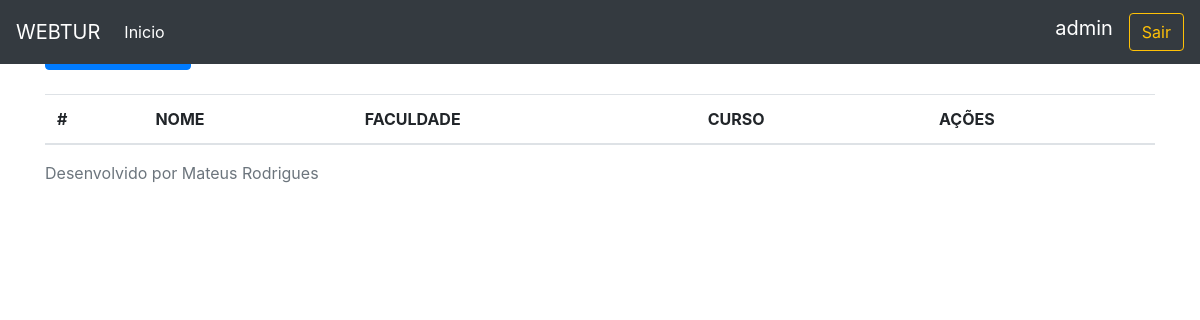
The page /estudante/ (signed in) on the database as committed earlier.
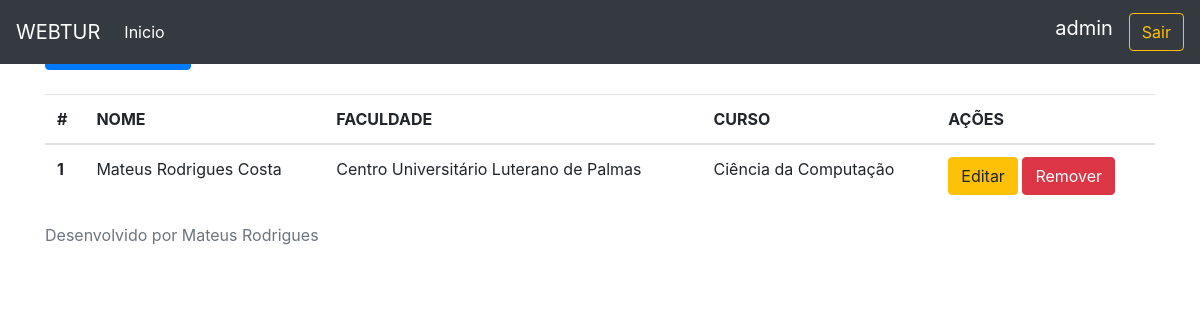
The same page on the database as committed later.
### website/models.py (models this page shows, shortened)
class Estudante(models.Model):
    nome = models.CharField(max_length=255)
    matricula = models.CharField(max_length=255)
    cpf = models.CharField(max_length=14,null=False,blank=False)
    rg = models.CharField(max_length=14,null=False,blank=False)
    curso = models.CharField(max_length=255,null=False,blank=False)
    faculdade = models.CharField(max_length=255,null=False,blank=False)
    class Meta:
        ordering = ['nome','faculdade']
        verbose_name = 'estudante'

### website/views.py (the view)
# urls.py: path('estudante/',listaEstudante,name="lista_estudantes"),
@login_required
def listaEstudante(request):
    estudantes= Estudante.objects.all()
    return render(request,"lista_estudante.html",context={'estudantes': estudantes})

### website/templates/lista_estudante.html
{% extends 'base.html' %}
{% block conteudo %}
<mat-card>
    <mat-card-header><h5 class="text-center">Lista de Estudantes</h5></mat-card-header>
</mat-card>
    <a class="btn btn-primary" role='button' href='/estudante/add'>Novo Estudante</a>
    <br />
    <br />
    <table class="table">
        <thead>
            <tr>
                <th scope="col">#</th>
                <th scope="col">NOME</th>
                <th scope="col">FACULDADE</th>
                <th scope="col">CURSO</th>
                <th scope="col">AÇÕES</th>
            </tr>
        </thead>
        <tbody>
            {% for e in estudantes %}
                <tr>
                    <th scope="row">{{ e.pk }}</th>
                    <td>{{ e.nome }}</td>
                    <td>{{ e.faculdade }}</td>
                    <td>{{e.curso}}</td>
                    <td>
                        <a href="/estudante/editar/{{e.pk}}" class="btn btn-warning" >Editar</a>
                        <a href="/estudante/remover/{{e.pk}}" class="btn btn-danger" >Remover</a>
                    </td>
                </tr>
            {% endfor %}
        </tbody>
    </table>
{% endblock %}

Rows that differ between the two databases and show on the page:
added Estudante: pk "1", nome "Mateus Rodrigues Costa", faculdade "Centro Universitário Luterano de Palmas", curso "Ciência da Computação"
